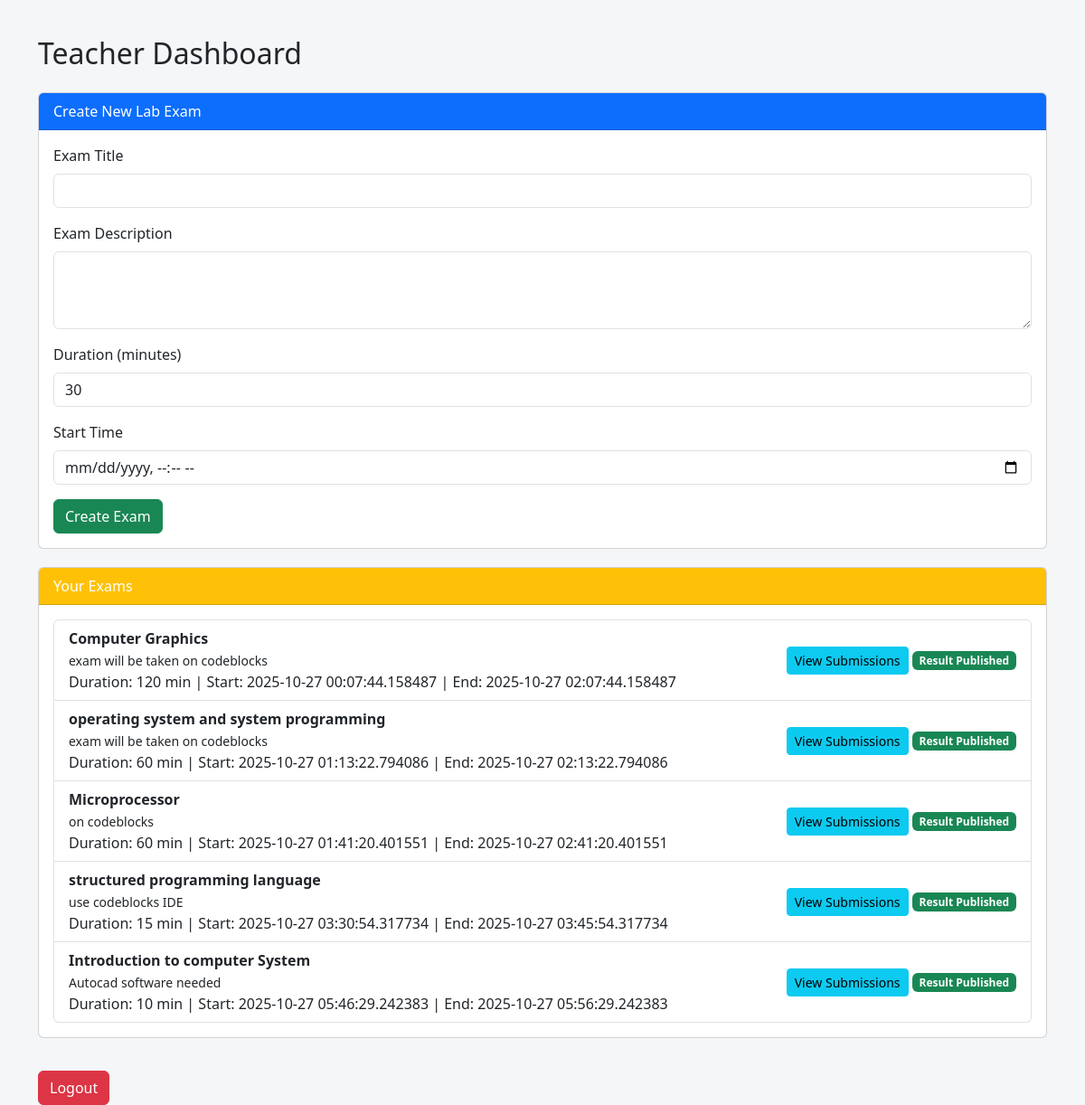
Screenshot of /teacher/dashboard (signed in) with the database file from the repository.
### app.py (models this page shows, shortened)
class Exam(db.Model):
    id = db.Column(db.Integer, primary_key=True)
    title = db.Column(db.String(120), nullable=False)
    description = db.Column(db.Text)
    duration_minutes = db.Column(db.Integer, default=30)
    start_time = db.Column(db.DateTime, nullable=True)
    end_time = db.Column(db.DateTime, nullable=True)
    published = db.Column(db.Boolean, default=False)
    teacher_id = db.Column(db.Integer, db.ForeignKey('user.id'))
    submissions = db.relationship('Submission', backref='exam', lazy=True)

### app.py (the view)
@app.route('/teacher/dashboard')
@login_required
def teacher_dashboard():
    if current_user.role!='teacher':
        flash('Access denied!','danger')
        return redirect(url_for('index'))
    exams = Exam.query.filter_by(teacher_id=current_user.id).all()
    return render_template('teacher_dashboard.html',exams=exams)

### app.py (called while the page is built)
@login_manager.user_loader
def load_user(user_id):
    return User.query.get(int(user_id))

### templates/teacher_dashboard.html (shortened to what this page needs)
<!DOCTYPE html>
<html lang="en">
<head>
    <link href="https://cdn.jsdelivr.net/npm/bootstrap@5.3.0/dist/css/bootstrap.min.css" rel="stylesheet">
</head>
<body>
<div class="container">
    <h2 class="mb-4">Teacher Dashboard</h2>
    <div class="card">
        <div class="card-header bg-primary text-white">
            Create New Lab Exam
        </div>
        <div class="card-body">
            <form id="createExamForm">
                <div class="mb-3">
                    <label for="examTitle" class="form-label">Exam Title</label>
                    <input type="text" class="form-control" id="examTitle" name="title" required>
                </div>
                <div class="mb-3">
                    <label for="examDesc" class="form-label">Exam Description</label>
                    <textarea class="form-control" id="examDesc" name="description" rows="3" required></textarea>
                </div>
                <div class="mb-3">
                    <label for="examDuration" class="form-label">Duration (minutes)</label>
                    <input type="number" class="form-control" id="examDuration" name="duration" value="30" required>
                </div>
                <div class="mb-3">
                    <label for="examStartTime" class="form-label">Start Time</label>
                    <input type="datetime-local" class="form-control" id="examStartTime" name="start_time" required>
                </div>
                <button type="submit" class="btn btn-success">Create Exam</button>
            </form>
        </div>
    </div>
    <div class="card">
        <div class="card-header bg-warning text-white">
            Your Exams
        </div>
        <div class="card-body">
            <ul class="list-group">
                {% for exam in exams %}
                <li class="list-group-item d-flex justify-content-between align-items-center">
                    <div>
                        <strong>{{ exam.title }}</strong> <br>
                        <small>{{ exam.description }}</small><br>
                        Duration: {{ exam.duration_minutes }} min |
                        Start: {{ exam.start_time }} |
                        End: {{ exam.end_time }}
                    </div>
                    <div>
                        <a href="{{ url_for('teacher_submissions', exam_id=exam.id) }}" class="btn btn-info btn-sm">
                            View Submissions
                        </a>
                        {% if not exam.published %}
                        <a href="{{ url_for('publish_result', exam_id=exam.id) }}" class="btn btn-success btn-sm">
                            Publish Result
                        </a>
                        {% else %}
                        <span class="badge bg-success">Result Published</span>
                        {% endif %}
                    </div>
                </li>
                {% else %}
                <li class="list-group-item text-center">No exams created yet.</li>
                {% endfor %}
            </ul>
        </div>
    </div>
    <a href="{{ url_for('logout') }}" class="btn btn-danger mt-3">Logout</a>
</div>
</body>
</html>

### templates/teacher_dashboard.html (style rules this page uses)
body { background: #f4f6f8; font-family: 'Segoe UI', Tahoma, Geneva, Verdana, sans-serif; }
.container { margin-top: 40px; }
.card { margin-bottom: 20px; }

### rows the page displays
Exam: title "Computer Graphics", description "exam will be taken on codeblocks", duration_minutes "120", start_time "2025-10-27 00:07:44.158487", end_time "2025-10-27 02:07:44.158487", published "Result Published"
Exam: title "operating system and system programming", description "exam will be taken on codeblocks", duration_minutes "60", start_time "2025-10-27 01:13:22.794086", end_time "2025-10-27 02:13:22.794086", published "Result Published"
Exam: title "Microprocessor", description "on codeblocks", duration_minutes "60", start_time "2025-10-27 01:41:20.401551", end_time "2025-10-27 02:41:20.401551", published "Result Published"
Exam: title "structured programming language", description "use codeblocks IDE", duration_minutes "15", start_time "2025-10-27 03:30:54.317734", end_time "2025-10-27 03:45:54.317734", published "Result Published"
Exam: title "Introduction to computer System", description "Autocad software needed", duration_minutes "10", start_time "2025-10-27 05:46:29.242383", end_time "2025-10-27 05:56:29.242383", published "Result Published"
